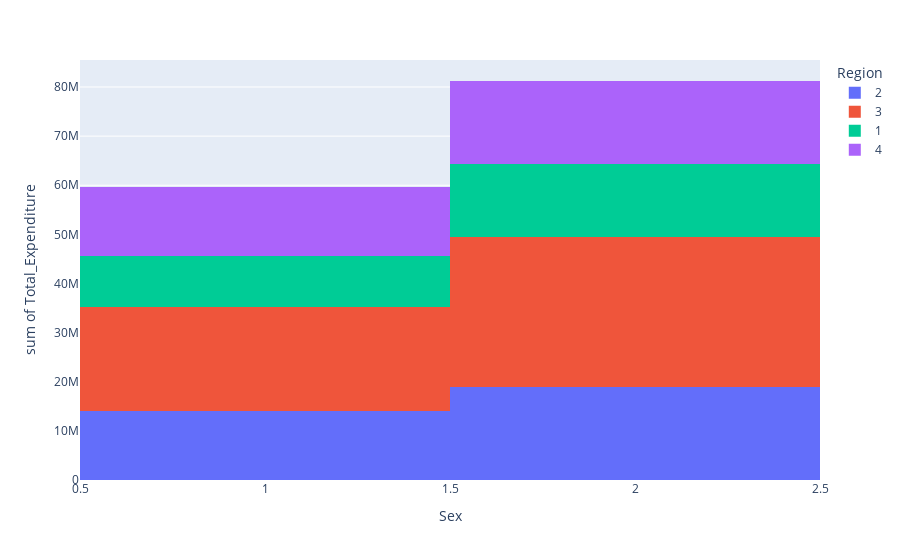

The notebook cell saved with this chart:
### Code cell
px.histogram(df_healthcare, x='Sex', y='Total_Expenditure', color='Region')

### Figure 1 — Plotly figure (JSON) as saved in the notebook; plotly's stock layout.template omitted (floating-point values rounded to 4 significant figures; data arrays with more than 128 entries replaced by an {"elided": "..."} marker saying what was removed)
{"data": [{"alignmentgroup": "True", "bingroup": "x", "histfunc": "sum", "hovertemplate": "Region=2<br>Sex=%{x}<br>sum of Total_Expenditure=%{y}<extra></extra>", "legendgroup": "2", "marker": {"color": "#636efa", "pattern": {"shape": ""}}, "name": "2", "offsetgroup": "2", "orientation": "v", "showlegend": true, "type": "histogram", "x": {"elided": "3637 int values"}, "xaxis": "x", "y": {"elided": "3637 int values"}, "yaxis": "y"}, {"alignmentgroup": "True", "bingroup": "x", "histfunc": "sum", "hovertemplate": "Region=3<br>Sex=%{x}<br>sum of Total_Expenditure=%{y}<extra></extra>", "legendgroup": "3", "marker": {"color": "#EF553B", "pattern": {"shape": ""}}, "name": "3", "offsetgroup": "3", "orientation": "v", "showlegend": true, "type": "histogram", "x": {"elided": "6204 int values"}, "xaxis": "x", "y": {"elided": "6204 int values"}, "yaxis": "y"}, {"alignmentgroup": "True", "bingroup": "x", "histfunc": "sum", "hovertemplate": "Region=1<br>Sex=%{x}<br>sum of Total_Expenditure=%{y}<extra></extra>", "legendgroup": "1", "marker": {"color": "#00cc96", "pattern": {"shape": ""}}, "name": "1", "offsetgroup": "1", "orientation": "v", "showlegend": true, "type": "histogram", "x": {"elided": "2719 int values"}, "xaxis": "x", "y": {"elided": "2719 int values"}, "yaxis": "y"}, {"alignmentgroup": "True", "bingroup": "x", "histfunc": "sum", "hovertemplate": "Region=4<br>Sex=%{x}<br>sum of Total_Expenditure=%{y}<extra></extra>", "legendgroup": "4", "marker": {"color": "#ab63fa", "pattern": {"shape": ""}}, "name": "4", "offsetgroup": "4", "orientation": "v", "showlegend": true, "type": "histogram", "x": {"elided": "4205 int values"}, "xaxis": "x", "y": {"elided": "4205 int values"}, "yaxis": "y"}], "layout": {"autosize": true, "barmode": "relative", "legend": {"title": {"text": "Region"}, "tracegroupgap": 0}, "margin": {"t": 60}, "xaxis": {"anchor": "y", "autorange": true, "domain": [0, 1], "range": [0.5, 2.5], "title": {"text": "Sex"}, "type": "linear"}, "yaxis": {"anchor": "x", "autorange": true, "domain": [0, 1], "range": [0, 85500000.0], "title": {"text": "sum of Total_Expenditure"}, "type": "linear"}}}
